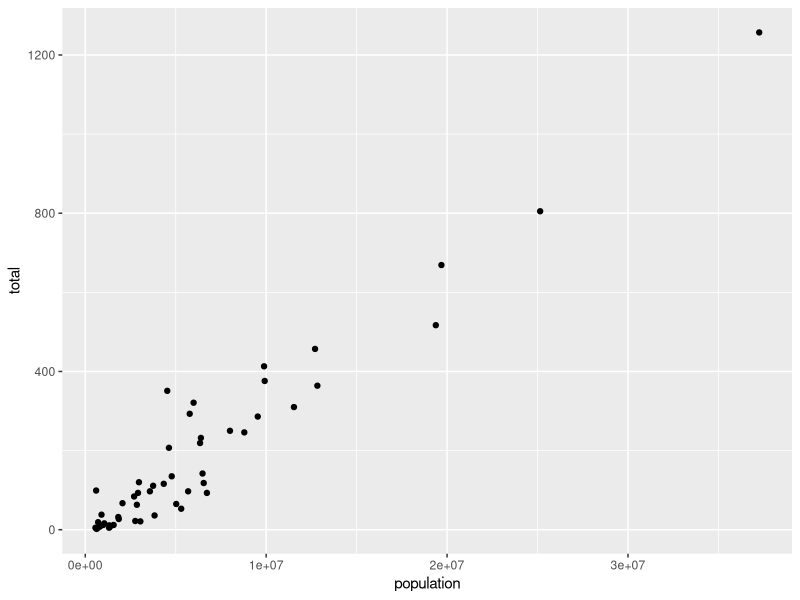

Reproduce this figure in R.
#Cargamos los datos de asesinatos
#Recordar que ambos paquetes ggplot2 y dplyr 
#se encuentran en la librería tidyverse
library(dplyr)
library(ggplot2)
library(dslabs)
data(murders)

#Vuelve a realizar el grafico anterior:
murders %>% ggplot(aes(population, total)) +
  geom_point()
#pero ahora flipea (cambia de lugar) los datos tal que el total de asesinatos
#quede en el eje x y la población en el eje y:
